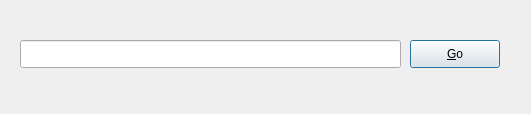
<?xml version="1.0" encoding="UTF-8"?>
<ui version="4.0">
 <class>Dialog</class>
 <widget class="QDialog" name="Dialog">
  <property name="geometry">
   <rect>
    <x>0</x>
    <y>0</y>
    <width>531</width>
    <height>114</height>
   </rect>
  </property>
  <property name="windowTitle">
   <string>Dialog</string>
  </property>
  <widget class="QPushButton" name="btn_url">
   <property name="geometry">
    <rect>
     <x>410</x>
     <y>40</y>
     <width>90</width>
     <height>28</height>
    </rect>
   </property>
   <property name="text">
    <string>&amp;Go</string>
   </property>
  </widget>
  <widget class="QLineEdit" name="txt_url">
   <property name="geometry">
    <rect>
     <x>20</x>
     <y>40</y>
     <width>381</width>
     <height>28</height>
    </rect>
   </property>
  </widget>
 </widget>
 <resources/>
 <connections/>
</ui>
